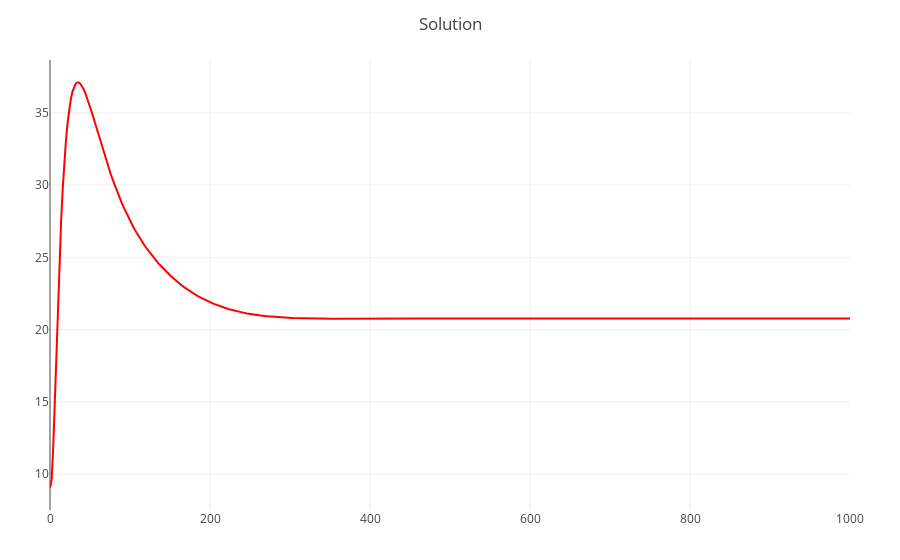

Source (notebook cell):
### Code cell
Retina()

### Figure 1 — Plotly figure (JSON) as saved in the notebook; plotly's stock layout.template omitted (floating-point values rounded to 4 significant figures; data arrays with more than 128 entries replaced by an {"elided": "..."} marker saying what was removed)
{"data": [{"mode": "lines", "line": {"color": "red"}, "y": {"elided": "501 float values"}, "type": "scatter", "x": {"elided": "501 int values"}}], "layout": {"ylabel": "Ganglion Cell Spike Rate (Hz)", "margin": {"l": 50, "b": 50, "r": 50, "t": 60}, "title": "Solution", "xlabel": "Time (ms)"}}
